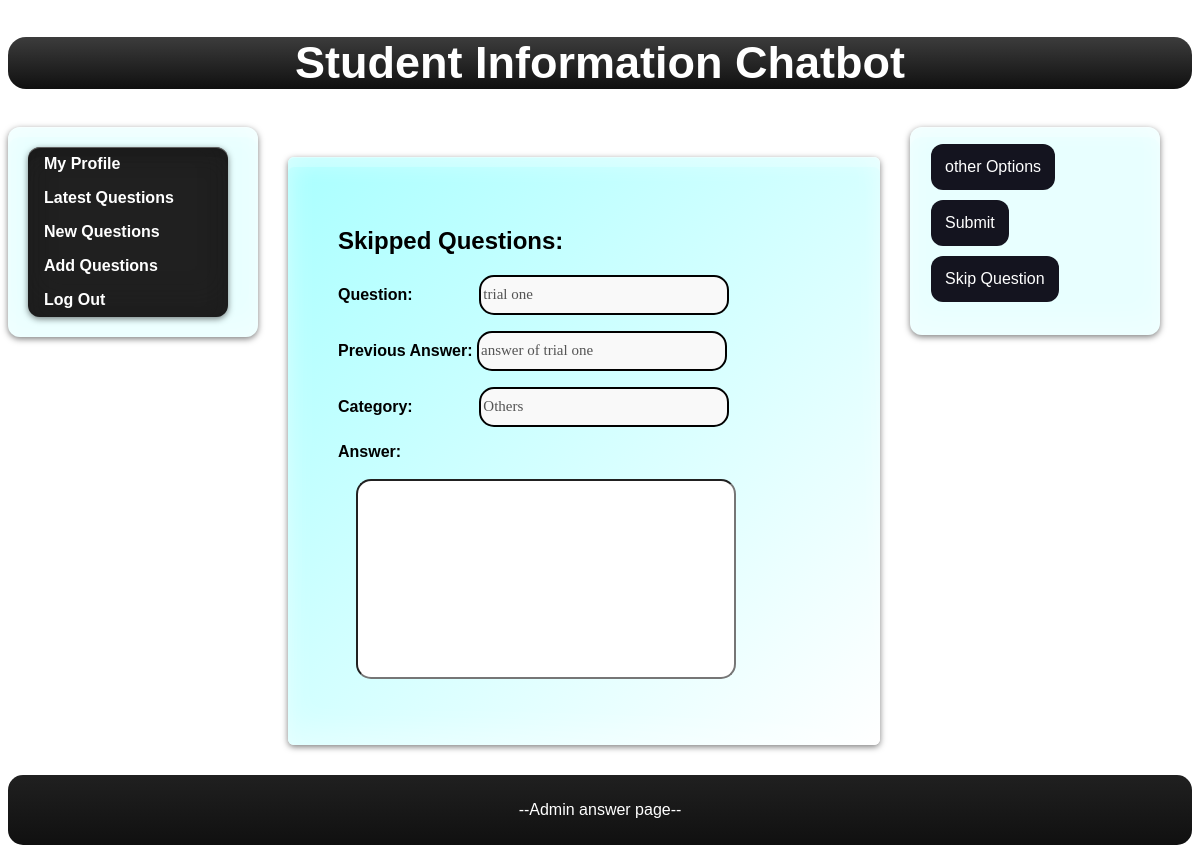
Screenshot of /skipped.php with the database file from the repository.
### tables this page shows
CREATE TABLE `question` (
  `Q_id` int(4) NOT NULL,
  `main_key` varchar(50) NOT NULL,
  `key1` varchar(30) NOT NULL,
  `key2` varchar(30) NOT NULL,
  `key3` varchar(30) NOT NULL,
  `category` varchar(30) NOT NULL,
  `answer` varchar(50) NOT NULL,
  `dateAsked` date NOT NULL DEFAULT current_timestamp(),
  `status` text NOT NULL
);

### skipped.php (the view, shortened to what this page needs)
<?php
   require("connect.php");
        ?>
          <?php
   $sql1 = "SELECT Q_id, main_key, answer, category FROM question WHERE `status` = 'skipped' ORDER BY `dateAsked` ASC";
   $result1 = $conn->query($sql1);
   if($result1->num_rows > 0)
   {
     $row1 = $result1->fetch_assoc();
     $display_question = $row1['main_key'];
     $display_answer = $row1['answer'];
     $display_category = $row1['category'];
      }
?>
<!DOCTYPE html>
<html lang="en">
<head>
</head>
<body>
	<header>
 		 <h2>Student Information Chatbot</h2>
	</header>
	<div class="row">
		  <div class="column side">
  			 <ul>
			    <b> <li><a href="adminprof.php">My Profile</a></li>
			        <li><a href="question.php">Latest Questions</a></li>
 	  			<li><a href="answer.php">New Questions</a></li>
 	  			<li><a href="new_entry.php">Add Questions</a></li>
                                <li><a href="logout.php">Log Out</a></li>
     			    </b>
			 </ul>
  		  </div>
 		  <form action="" method="post">
                  <div class="column middle">
                         <h2>Skipped Questions: </h2>
                         <div class="main">
                         	 <p> <b><label for="question">Question: </label> </b>
                                        <input type="text" name="question" class="inpt" value="<?php echo $display_question; ?>" disabled> </p>
                                 <p> <b><label for="p_ans">Previous Answer: </label> </b>
                                        <input type="text" name="p_ans" class="inpt" value="<?php echo $display_answer; ?>" disabled> </p>
                                 <p> <b><label for="category">Category: </label> </b>
                                        <input type="text" name="category" class="inpt" value="<?php echo $display_category; ?>" disabled> </p>
                                 <p> <b><label for="ans">Answer: </label> </b>  </br> </br>
                                        <input type="text" name="ans" class="inputs">
                                 </p>
    			 </div>
		  </div>
 		  <div class="column side">
   			 <div class="dropdown">
				<button class="butn">other Options</button>
	 		 </div>
                                <p> <a href="invalid.php"><button class="butn", type="submit" value="Submit" >Submit</button></a> </p>
		 		<p> <button class="butn"  name="skip">Skip Question</button>
                                </p>
                   </div>
                  </form>
        </div>
	<footer>
  		  <p>--Admin answer page--</p>
	</footer>
</body>
</html>

### skipped.php (style rules this page uses)
* { box-sizing: border-box; }
body { font-family: Arial, Helvetica, sans-serif; }
header { background: linear-gradient(to bottom, #3c3c3c 0%, #101010 100%); padding: 5px, 20px; text-align: center; font-size: 30px; color: white; border-radius:18px; }
.column { float: left; padding: 10px; }
.column.side { width: 25%; width: 250px; border-radius:12px; box-shadow: 0 2px 6px rgba(0,0,0,0.5), inset 0 1px rgba(255,255,255,0.3), inset 0 10px rgba(255,255,255,0.2), inset 0 10px 20px rgba(255,255,255,0.25), inset 0 -15px 30px rgba(255,255,255,0.3); background: #e8ffff; // background-color: #e8ffff; padding: 20px; }
.column.middle { width: 50%; border-radius: 6px; //background: linear-gradient(to bottom right, #aaffff 0%, #ffffff 100%); padding: 50px; margin:30px; box-shadow: 0 2px 6px rgba(0,0,0,0.5), inset 0 1px rgba(255,255,255,0.3), inset 0 10px rgba(255,255,255,0.2), inset 0 10px 20px rgba(255,255,255,0.25), inset 0 -15px 30px rgba(255,255,255,0.3); background:linear-gradient(to bottom right, #aaffff 0%, #ffffff 100%); }
.column.side ul { list-style-type: none; margin: 0; padding: 0; width: 200px; border-radius:12px; box-shadow: 0 2px 6px rgba(0,0,0,0.5), inset 0 1px rgba(255,255,255,0.3), inset 0 10px rgba(20,20,20,0.2), inset 0 10px 20px rgba(25,25,25,0.25), inset 0 -15px 30px rgba(25,25,25,0.3); background: #202020; //background-color: #202020; }
li a { display: block; color: #fff; padding: 8px 16px; text-decoration: none; }
.butn { background-color: #14141f; color: white; padding: 14px; font-size: 16px; margin: -3px 1px; border: none; border-radius: 12px; cursor: pointer; }
.dropdown { position: relative; }
.inputs { position: auto; border-radius: 15px; text-align: center; font-size: 15px; width: 380px; height: 200px; }
.inpt { position: auto; background-color: #f9f9f9; border: 2px solid black; border-radius: 15px; font-family: 'Baloo Bhai', cursive; font-size: 15px; width: 250px; height: 40px; }
footer { background: linear-gradient(to bottom, #202020 0%, #101010 100%); border-radius: 15px; padding: 10px; text-align: center; color: white; }
.row:after { content: ""; display: table; clear: both; }

### rows the page displays
question: question "trial one", p_ans "answer of trial one", category "Others"
